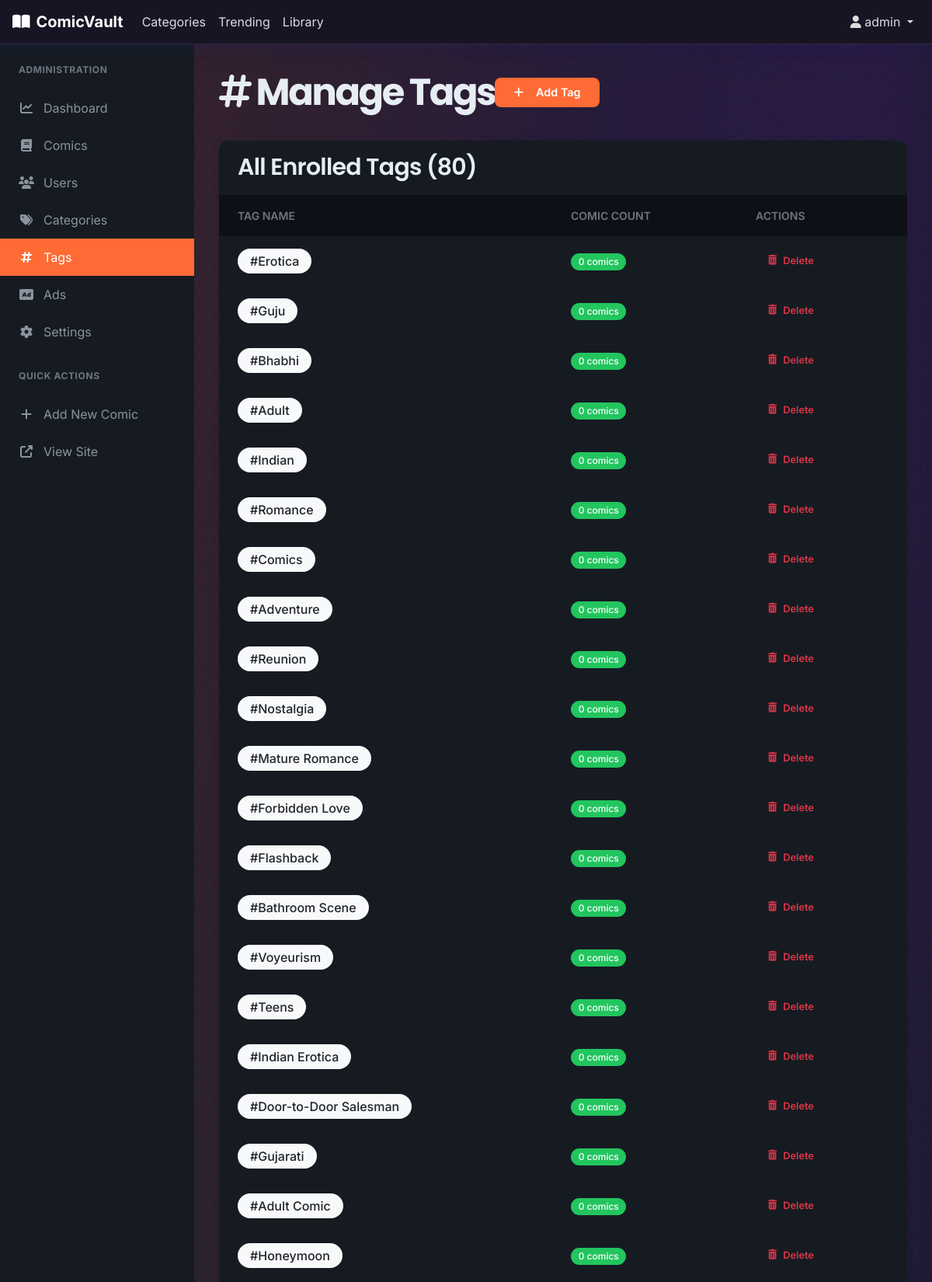
The page /admin/tags (signed in, upper part) on the database its author committed.
### models.py (models this page shows, shortened)
class User(UserMixin, db.Model):
    id = db.Column(db.Integer, primary_key=True)
    username = db.Column(db.String(80), unique=True, nullable=False)
    email = db.Column(db.String(120), unique=True, nullable=False)
    password_hash = db.Column(db.String(256))
    security_answer_hash = db.Column(db.String(256))
    is_admin = db.Column(db.Boolean, default=False)
    created_at = db.Column(db.DateTime, default=datetime.utcnow)
    last_seen = db.Column(db.DateTime, default=datetime.utcnow)
    reading_progress = db.relationship('ReadingProgress', backref='user', lazy='dynamic')
    ratings = db.relationship('Rating', backref='user', lazy='dynamic')

class Tag(db.Model):
    id = db.Column(db.Integer, primary_key=True)
    name = db.Column(db.String(50), unique=True, nullable=False)
    created_at = db.Column(db.DateTime, default=datetime.utcnow)

### routes.py (the view)
@main.route('/admin/tags')
@login_required
def admin_tags():
    if not current_user.is_admin:
        return redirect(url_for('main.home'))
    sync_tags()
    tags_list = Tag.query.all()
    tags = []
    for tag in tags_list:
        count = ComicTag.query.filter_by(tag=tag.name).count()
        tags.append((tag, count))
    return render_template('admin/tags.html', tags=tags)

### routes.py (called while the page is built)
def sync_tags():
    try:
        unique_tags = db.session.query(ComicTag.tag).distinct().all()
        unique_tags = [t[0].strip() for t in unique_tags if t[0]]
        for tag_name in unique_tags:
            if not Tag.query.filter_by(name=tag_name).first():
                new_tag = Tag(name=tag_name)
                db.session.add(new_tag)
        db.session.commit()
    except Exception as e:
        db.session.rollback()
        print(f"Error syncing tags: {e}")

### templates/admin/tags.html (shortened to what this page needs)
{% extends "admin/base.html" %}
{% block admin_content %}
<div class="admin-header">
    <div class="d-flex justify-content-between align-items-center">
        <h1><i class="fas fa-hashtag me-2"></i>Manage Tags</h1>
        <a href="{{ url_for('main.admin_tag_create') }}" class="btn btn-primary">
            <i class="fas fa-plus me-2"></i>Add Tag
        </a>
    </div>
</div>
<div class="admin-table">
    <div class="admin-table-header">
        <h3 class="admin-table-title">All Enrolled Tags ({{ tags|length }})</h3>
    </div>
    <div class="table-responsive">
        <table>
            <thead>
                <tr>
                    <th>Tag Name</th>
                    <th>Comic Count</th>
                    <th>Actions</th>
                </tr>
            </thead>
            <tbody>
                {% for tag, count in tags %}
                {% if tag %}
                <tr>
                    <td>
                        <span class="badge bg-light text-dark fs-6 px-3 py-2">
                            #{{ tag.name }}
                        </span>
                    </td>
                    <td>
                        <span class="badge badge-active">{{ count }} comics</span>
                    </td>
                    <td>
                        <div class="table-actions">
                            <form method="POST" action="{{ url_for('main.admin_tag_delete', id=tag.id) }}" onsubmit="return confirm('Are you sure you want to delete the tag #{{ tag.name }}? This will remove the tag association from all comics.')" style="display: inline;">
                                <button type="submit" class="btn btn-sm btn-outline-danger">
                                    <i class="fas fa-trash-alt"></i> Delete
                                </button>
                            </form>
                        </div>
                    </td>
                </tr>
                {% endif %}
                {% endfor %}
            </tbody>
        </table>
    </div>
</div>
{% endblock %}

### templates/base.html (shortened to what this page needs)
<!DOCTYPE html>
<html lang="en" dir="ltr">
<head>
    <link href="https://cdn.jsdelivr.net/npm/bootstrap@5.3.0/dist/css/bootstrap.min.css" rel="stylesheet">
    <link rel="stylesheet" href="https://cdnjs.cloudflare.com/ajax/libs/font-awesome/6.4.0/css/all.min.css">
    <link rel="stylesheet" href="{{ url_for('static', filename='css/main.css') }}">
</head>
<body class="glass-scrollbar">
    {% from 'components/ad_placeholder.html' import ad_banner, ad_sidebar, ad_in_content, ad_native %}
    <nav class="navbar navbar-expand-lg navbar-dark sticky-top glass-navbar" role="navigation" aria-label="Main navigation">
        <div class="container">
            <a class="navbar-brand" href="{{ url_for('main.home') }}" aria-label="ComicVault Home">
                <i class="fas fa-book-open me-2" aria-hidden="true"></i>ComicVault
            </a>
            <div class="collapse navbar-collapse" id="navbarNav">
                <ul class="navbar-nav me-auto" role="menubar">
                    <li class="nav-item" role="none">
                        <a class="nav-link" href="{{ url_for('main.categories') }}" role="menuitem">Categories</a>
                    </li>
                    <li class="nav-item" role="none">
                        <a class="nav-link" href="{{ url_for('main.trending') }}" role="menuitem">Trending</a>
                    </li>
                    {% if current_user.is_authenticated %}
                        <li class="nav-item" role="none">
                            <a class="nav-link" href="{{ url_for('main.library') }}" role="menuitem">Library</a>
                        </li>
                    {% endif %}
                </ul>
                <ul class="navbar-nav" role="menubar">
                    {% if current_user.is_authenticated %}
                        <li class="nav-item dropdown" role="none">
                            <a class="nav-link dropdown-toggle" href="#" role="button" data-bs-toggle="dropdown" aria-haspopup="true" aria-expanded="false" aria-label="User menu for {{ current_user.username }}">
                                <i class="fas fa-user" aria-hidden="true"></i> {{ current_user.username }}
                            </a>
                        </li>
                    {% endif %}
                </ul>
            </div>
        </div>
    </nav>
    <main id="main-content" role="main" tabindex="-1">
        {% block content %}{% endblock %}
    </main>
    {% include 'components/bottom_sheet.html' %}
</body>
</html>

### static/css/bottom_nav.css (style rules this page uses)
:root { --bottom-nav-height: 72px; --bottom-nav-bg: rgba(255, 255, 255, 0.95); --bottom-nav-border: rgba(0, 0, 0, 0.1); --bottom-nav-handle: rgba(0, 0, 0, 0.2); --bottom-nav-text: #444444; --bottom-nav-text-active: #ff6b35; --bottom-nav-icon-size: 26px; --bottom-nav-transition: transform 0.3s cubic-bezier(0.4, 0, 0.2, 1); --bottom-sheet-max-height: 75vh; --bottom-sheet-bg: rgba(255, 255, 255, 0.95); }
@media (min-width: 1024px) { :root { --bottom-nav-height: 70px; --bottom-sheet-max-height: 500px; } }

### templates/base.html (style rules this page uses)
.glass-navbar .navbar-brand, .glass-navbar .navbar-brand:hover, .glass-navbar .navbar-brand:focus, .glass-navbar .navbar-brand:active, .glass-navbar a.navbar-brand:hover { background-color: transparent !important; background: transparent !important; color: #ffffff !important; text-decoration: none !important; box-shadow: none !important; outline: none !important; }

### templates/admin/base.html (style rules this page uses)
.admin-header { display: flex; justify-content: space-between; align-items: center; margin-bottom: 2rem; }
.admin-header h1 { font-weight: 700; margin: 0; }
.admin-table { width: 100%; background: var(--card-bg); border-radius: 12px; overflow: hidden; box-shadow: 0 2px 8px rgba(0,0,0,0.1); }
.admin-table-header { display: flex; justify-content: space-between; align-items: center; padding: 1rem 1.5rem; border-bottom: 1px solid var(--border-color); }
.admin-table-title { font-weight: 600; margin: 0; }
.table-responsive { overflow-x: auto; }
.admin-table table { width: 100%; border-collapse: collapse; }
.admin-table th, .admin-table td { padding: 1rem 1.5rem; text-align: left; border-bottom: 1px solid var(--border-color); }
.admin-table th { background: var(--dark-bg); font-weight: 600; font-size: 0.875rem; color: var(--text-muted); text-transform: uppercase; }
.table-actions { display: flex; gap: 0.5rem; }
.badge { padding: 0.3rem 0.6rem; border-radius: 20px; font-size: 0.75rem; font-weight: 500; }
.badge-active { background: #22c55e; color: white; }

### rows shown on the page
User: username "admin"
Tag: name "Erotica", count "0"
Tag: name "Guju", count "0"
Tag: name "Bhabhi", count "0"
Tag: name "Adult", count "0"
Tag: name "Indian", count "0"
Tag: name "Romance", count "0"
Tag: name "Comics", count "0"
Tag: name "Adventure", count "0"
Tag: name "Reunion", count "0"
Tag: name "Nostalgia", count "0"
Tag: name "Mature Romance", count "0"
Tag: name "Forbidden Love", count "0"
Tag: name "Flashback", count "0"
Tag: name "Bathroom Scene", count "0"
Tag: name "Voyeurism", count "0"
Tag: name "Teens", count "0"
Tag: name "Indian Erotica", count "0"
Tag: name "Door-to-Door Salesman", count "0"
Tag: name "Gujarati", count "0"
Tag: name "Adult Comic", count "0"
Tag: name "Honeymoon", count "0"

### other values the page prints
{{ tags|length }} "80"
